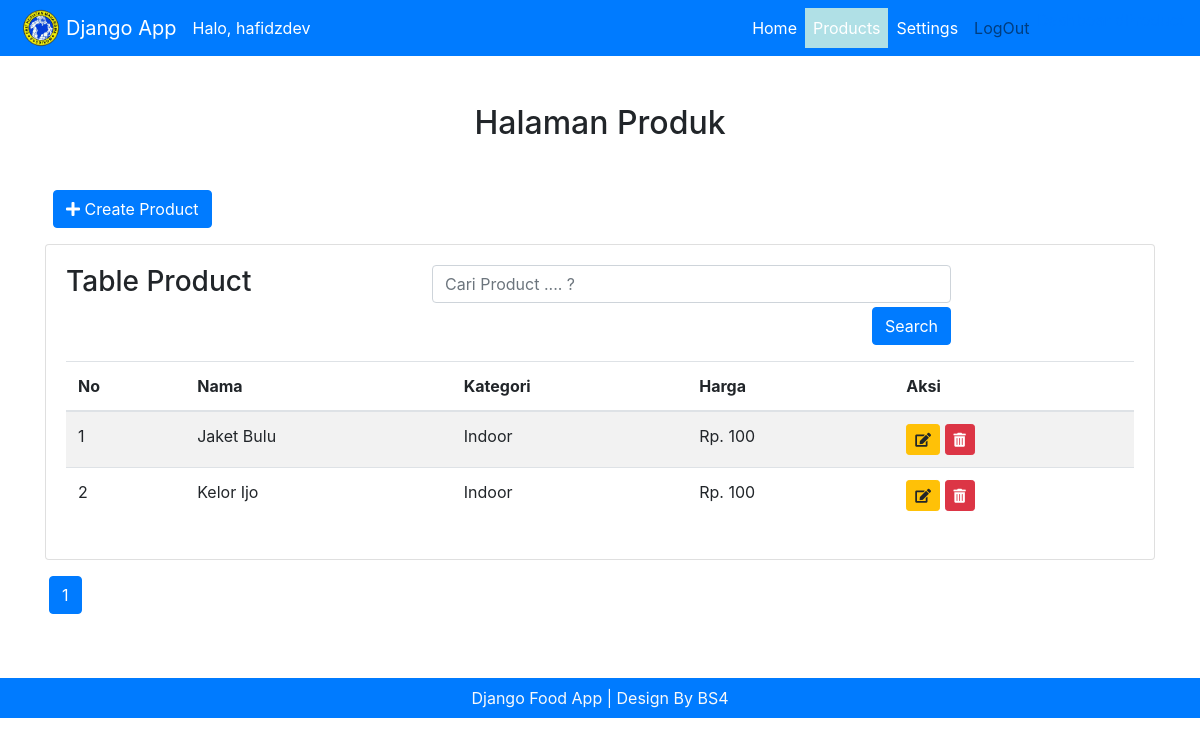
Screenshot of /products/ (signed in) with the database file from the repository.
### masruri/models.py (models this page shows, shortened)
class Product(models.Model):
    CATEGORY = (
        ('Indoor', 'Indoor'),
        ('Out Door', 'Out Door'),
    )
    name = models.CharField(max_length=200, blank=True, null=True)
    price = models.IntegerField(blank=True, null=True)
    category = models.CharField(
        max_length=200, blank=True, null=True, choices=CATEGORY)
    description = models.CharField(max_length=200, blank=True, null=True)
    date_created = models.DateTimeField(auto_now_add=True, null=True)
    tag = models.ManyToManyField(Tag)

### masruri/decorators.py (the view)
        def perubahan_halaman(request, *args, **kwargs):
            group = None
            if request.user.groups.exists():
                group = request.user.groups.all()[0].name
            if group in yang_diizinkan:
                return fungsi_awal(request, *args, **kwargs)
            else:
                return HttpResponse('<h2><center> Anda Tidak Dijikankan Ke Tampilam ini </center></h2>')

### masruri/controllers/product.py (called while the page is built)
@login_required(login_url='login')
@ijinkan_pengguna(yang_diizinkan=['admin'])
def index(request):
    search_product = request.GET.get('q')
    if search_product:
        product = Product.objects.filter(name=search_product)
    else:
        product = Product.objects.all().order_by("-date_created")
    paginator = Paginator(product, 6)
    page_number = request.GET.get('page')
    page_obj = paginator.get_page(page_number)
    data = {
        'judul': 'Halaman Produk',
        'menu': 'products',
        'page_obj': page_obj
    }
    return render(request, 'product/index.html', data)

### masruri/templates/product/index.html (shortened to what this page needs)
{% extends "main.html" %}
{% load humanize %}
{% block content %}
<div class="container">
    <h2 class="text-center my-5">{{ judul }}</h2>
    <div class="row my-5">
        <div class="col-12">
            <div class="row mb-3 mx-2">
                <a href="{% url 'create_product' %}" class="btn btn-primary ">
                    <i class="fas fa-plus"></i>
                    Create Product</a>
            </div>
            <div class="card card-body">
                <div class="row">
                    <div class="col-md-4">
                        <h3>Table Product</h3>
                    </div>
                    <div class="col-md-6">
                        <form action="{% url 'products' %}">
                            <input type="text" name="q" id="" class="form-control" placeholder="Cari Product .... ?"
                                value="{{ request.GET.q }}">
                            <button type="submit" class="btn btn-primary float-right mt-1">Search</button>
                        </form>
                    </div>
                </div>
                <table class="table table-hover table-striped mt-3">
                    <thead>
                        <tr>
                            <th>No</th>
                            <th>Nama</th>
                            <th>Kategori</th>
                            <th>Harga</th>
                            <th>Aksi</th>
                        </tr>
                    </thead>
                    <tbody>
                        {% for dataproduct in page_obj %}
                        <tr>
                            <td>{{ forloop.counter }}</td>
                            <td>{{ dataproduct.name }}</td>
                            <td>{{ dataproduct.category }}</td>
                            <td>Rp. {{ dataproduct.price|intcomma}}</td>
                            <td>
                                <a href="{% url 'update_product' dataproduct.id %}" class="btn btn-warning btn-sm"> <i
                                        class="fas fa-edit    "></i> </a>
                                <a href="{% url 'delete_product' dataproduct.id %}" class="btn btn-danger btn-sm"> <i
                                        class="fas fa-trash-alt"></i></a>
                            </td>
                        </tr>
                        {% endfor %}
                    </tbody>
                </table>
            </div>
            <div class="row mt-3 mx-1">
                <nav aria-label="Page navigation example">
                    <ul class="pagination">
                        <li class="page-item active"><a class="page-link" href="#">
                                {{ page_obj.number }}
                            </a></li>
                    </ul>
                </nav>
            </div>
        </div>
    </div>
</div>
{% endblock content %}

### masruri/templates/navbar.html (shortened to what this page needs)
<nav class="navbar navbar-expand-lg navbar-light bg-primary">
    {% load static %}
    <img src="{% static 'img/pusdikom.png' %}" width="50px">
    <a class="navbar-brand text-white" href="#">Django App </a>
    <span class="text-white">Halo, {{ request.user }}</span>
    <div class="collapse navbar-collapse" id="navbarNavAltMarkup">
        <div class="navbar-nav ml-auto">
            <a class=" nav-link text-white {% if menu == 'home'  %} aktif {% endif %}" href="{% url 'home' %}">Home
                <span class="sr-only">(current)</span></a>
            <a class="nav-link text-white {% if menu == 'products'  %} aktif {% endif %}"
                href="{% url 'products' %}">Products</a>
        </div>
    </div>
    <ul class="navbar-nav ">
        {% if user.is_authenticated %}
        <li class="nav-item">
            <a class="nav-link text-white {% if menu == 'settings' %} active {% endif %}"
                href="{% url 'accountpage' %}">Settings</a>
        </li>
        <li class="nav-item">
            <a class="nav-link" href="{% url 'logout' %}">LogOut</a>
        </li>
        {% endif %}
        {% if request.user.is_staff %}
        <a class="navlink {% if menu == 'home' %} active {% endif %}" href="{% url 'home' %}">Dashboar
            d</a>
        <a class="navlink {% if menu == 'products' %} active {% endif %}" href="{% url 'products' %}">
            Product</a>
        {% endif %}
    </ul>
</nav>

### masruri/templates/navbar.html (style rules this page uses)
.aktif { background: powderblue; }

### rows the page displays
Product: name "Jaket Bulu", category "Indoor", price "100"
Product: name "Kelor Ijo", category "Indoor", price "100"

### other values shown
{{ request.user }} "hafidzdev"
{{ judul }} "Halaman Produk"
{{ page_obj.number }} "1"
